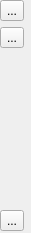
<?xml version="1.0" encoding="UTF-8"?>
<ui version="4.0">
 <class>leftButton</class>
 <widget class="QWidget" name="leftButton">
  <property name="geometry">
   <rect>
    <x>0</x>
    <y>0</y>
    <width>31</width>
    <height>233</height>
   </rect>
  </property>
  <property name="windowTitle">
   <string>Form</string>
  </property>
  <widget class="QWidget" name="">
   <property name="geometry">
    <rect>
     <x>0</x>
     <y>0</y>
     <width>31</width>
     <height>231</height>
    </rect>
   </property>
   <layout class="QVBoxLayout" name="verticalLayout">
    <item>
     <widget class="QToolButton" name="toolButton">
      <property name="text">
       <string>...</string>
      </property>
      <property name="icon">
       <iconset resource="res.qrc">
        <normaloff>:/Icon/pointer.png</normaloff>:/Icon/pointer.png</iconset>
      </property>
     </widget>
    </item>
    <item>
     <widget class="QToolButton" name="toolButton_2">
      <property name="text">
       <string>...</string>
      </property>
      <property name="icon">
       <iconset resource="res.qrc">
        <normaloff>:/Icon/PathNavi.png</normaloff>:/Icon/PathNavi.png</iconset>
      </property>
     </widget>
    </item>
    <item>
     <spacer name="verticalSpacer">
      <property name="orientation">
       <enum>Qt::Vertical</enum>
      </property>
      <property name="sizeHint" stdset="0">
       <size>
        <width>20</width>
        <height>40</height>
       </size>
      </property>
     </spacer>
    </item>
    <item>
     <widget class="QToolButton" name="toolButton_5">
      <property name="text">
       <string>...</string>
      </property>
      <property name="icon">
       <iconset resource="resources.qrc">
        <normaloff>:/icons/findandrefresh.svg</normaloff>:/icons/findandrefresh.svg</iconset>
      </property>
     </widget>
    </item>
   </layout>
  </widget>
 </widget>
 <resources>
  <include location="resources.qrc"/>
  <include location="res.qrc"/>
 </resources>
 <connections/>
</ui>
